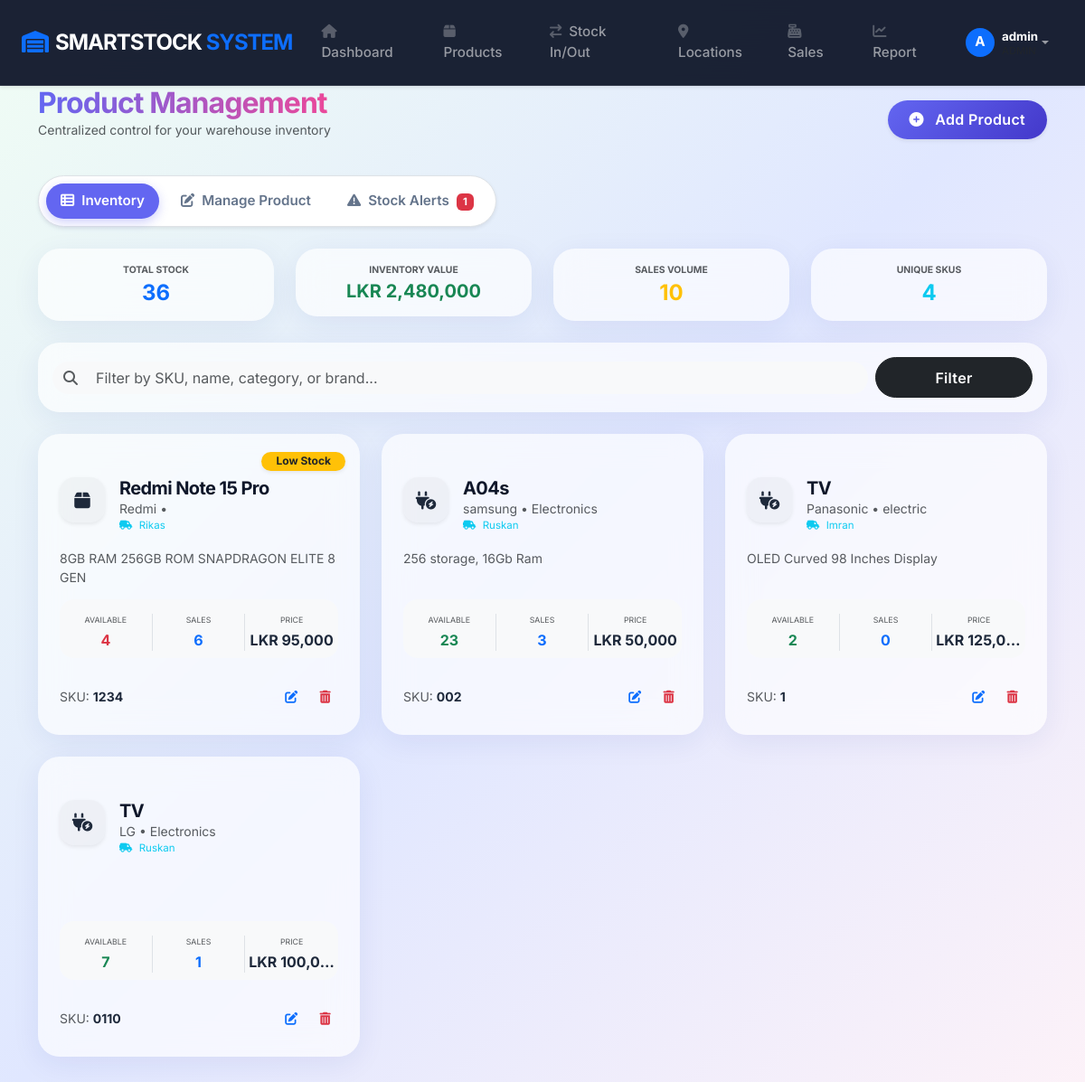
The page /products.php (signed in) on the database its author committed.
### tables this page shows
CREATE TABLE `products` (
  `id` int(11) NOT NULL,
  `sku` varchar(50) DEFAULT NULL,
  `name` varchar(150) NOT NULL,
  `brand` varchar(100) DEFAULT NULL,
  `description` text DEFAULT NULL,
  `purchase_price` decimal(10,2) DEFAULT 0.00,
  `selling_price` decimal(10,2) DEFAULT 0.00,
  `category` varchar(100) DEFAULT NULL,
  `unit_price` decimal(10,2) DEFAULT 0.00,
  `min_stock_level` int(11) DEFAULT 5,
  `supplier_name` varchar(100) DEFAULT NULL,
  `status` enum('Active','Inactive') DEFAULT 'Active',
  `expiry_date` date DEFAULT NULL,
  `created_at` timestamp NOT NULL DEFAULT current_timestamp(),
  `supplier_id` int(11) DEFAULT NULL,
  `image_path` varchar(255) DEFAULT NULL,
  `max_stock_level` int(11) DEFAULT 100,
  `weight` decimal(10,2) DEFAULT NULL,
  `unit` varchar(20) DEFAULT 'pcs'
);

### products.php (the view, shortened to what this page needs)
<?php
$pdo = db();
function getCategoryIcon($category)
{
  $cat = strtolower($category);
  if (strpos($cat, 'electronic') !== false || strpos($cat, 'electric') !== false || strpos($cat, 'hardware') !== false)
    return 'fa-plug-circle-bolt';
  return 'fa-box';
}
try {
  $search = trim($_GET['search'] ?? '');
  $params = [];
  $query = "
        SELECT p.*,
               s.name as supplier_name_linked,
               COALESCE((SELECT SUM(quantity) FROM stock WHERE product_id = p.id), 0) as total_stock,
               COALESCE((SELECT SUM(qty) FROM sales_items WHERE product_id = p.id), 0) as total_sold,
               (SELECT MAX(s.created_at) FROM sales s JOIN sales_items si ON si.sale_id = s.id WHERE si.product_id = p.id) as last_sold
        FROM products p
        LEFT JOIN suppliers s ON p.supplier_id = s.id
    ";
  $query .= " ORDER BY p.id DESC";
  $products_stmt = $pdo->prepare($query);
  $products_stmt->execute($params);
  $products = $products_stmt->fetchAll();
} catch (Exception $e) {
  die('<div class="container mt-5"><div class="alert alert-danger"><h1>System Error</h1><p>' . $e->getMessage() . '</p></div></div>');
}
require_once 'header.php';
?>
<div class="container animate-fade-inpt-4">
  <div class="d-flex justify-content-between align-items-center mb-4">
    <div>
      <h2 class="fw-bold text-gradient mb-0">Product Management</h2>
      <p class="text-muted small">Centralized control for your warehouse inventory</p>
    </div>
    <div class="d-flex gap-2">
      <button class="btn btn-primary rounded-pill shadow-sm" onclick="showTab('manage-tab')">
        <i class="fas fa-plus-circle me-2"></i> Add Product
      </button>
    </div>
  </div>
  <?php
  $totalInventory = array_sum(array_column($products, 'total_stock'));
  $totalValue = 0;
  $lowStockCount = 0;
  foreach ($products as $p) {
    $totalValue += ($p['total_stock'] * $p['selling_price']);
    if ($p['total_stock'] <= $p['min_stock_level'])
      $lowStockCount++;
  }
  $totalUnitsSold = array_sum(array_column($products, 'total_sold'));
  ?>
  <ul class="nav nav-pills mb-4 gap-2 bg-white p-2 rounded-pill shadow-sm d-inline-flex border" id="productTabs"
    role="tablist">
    <li class="nav-item" role="presentation">
      <button class="nav-link active rounded-pill px-4" id="inventory-tab" data-bs-toggle="tab"
        data-bs-target="#inventory-pane" type="button" role="tab">
        <i class="fas fa-table-list me-2"></i>Inventory
      </button>
    </li>
    <li class="nav-item" role="presentation">
      <button class="nav-link rounded-pill px-4" id="manage-tab" data-bs-toggle="tab" data-bs-target="#manage-pane"
        type="button" role="tab">
        <i class="fas fa-edit me-2"></i>Manage Product
      </button>
    </li>
    <li class="nav-item" role="presentation">
      <button class="nav-link rounded-pill px-4" id="alerts-tab" data-bs-toggle="tab" data-bs-target="#alerts-pane"
        type="button" role="tab">
        <i class="fas fa-triangle-exclamation me-2"></i>Stock Alerts
        <span class="badge bg-danger ms-1"><?= $lowStockCount ?></span>
      </button>
    </li>
  </ul>
  <div class="tab-content" id="productTabContent">
    <div class="tab-pane fade show active" id="inventory-pane" role="tabpanel" tabindex="0">
      <div class="row g-4 mb-4">
        <div class="col-md-3">
          <div class="glass-card p-3 border-0 text-center" style="border-top: 5px solid var(--accent-blue) !important;">
            <div class="small text-muted text-uppercase fw-bold mb-1" style="font-size: 0.65rem;">Total Stock</div>
            <div class="h4 fw-bold mb-0 text-primary"><?= number_format($totalInventory) ?></div>
          </div>
        </div>
        <div class="col-md-3">
          <div class="glass-card p-3 border-0 text-center"
            style="border-top: 5px solid var(--accent-emerald) !important;">
            <div class="small text-muted text-uppercase fw-bold mb-1" style="font-size: 0.65rem;">Inventory Value</div>
            <div class="h5 fw-bold mb-0 text-success">LKR <?= number_format($totalValue, 0) ?></div>
          </div>
        </div>
        <div class="col-md-3">
          <div class="glass-card p-3 border-0 text-center"
            style="border-top: 5px solid var(--accent-amber) !important;">
            <div class="small text-muted text-uppercase fw-bold mb-1" style="font-size: 0.65rem;">Sales Volume</div>
            <div class="h4 fw-bold mb-0 text-warning"><?= number_format($totalUnitsSold) ?></div>
          </div>
        </div>
        <div class="col-md-3">
          <div class="glass-card p-3 border-0 text-center"
            style="border-top: 5px solid var(--accent-violet) !important;">
            <div class="small text-muted text-uppercase fw-bold mb-1" style="font-size: 0.65rem;">Unique SKUs</div>
            <div class="h4 fw-bold mb-0 text-info"><?= count($products) ?></div>
          </div>
        </div>
      </div>
      <div class="glass-card p-3 mb-4 border-0">
        <form method="get" class="row g-2 align-items-center">
          <div class="col-md-10 position-relative">
            <i class="fas fa-search position-absolute top-50 start-0 translate-middle-y ms-3 text-muted"></i>
            <input type="text" name="search" class="form-control rounded-pill ps-5 border-0 bg-light"
              placeholder="Filter by SKU, name, category, or brand..." value="<?= htmlspecialchars($search) ?>">
          </div>
          <div class="col-md-2">
            <button type="submit" class="btn btn-dark w-100 rounded-pill">Filter</button>
          </div>
        </form>
      </div>
      <div class="row g-4">
        <?php foreach ($products as $p):
          $stockStatus = '';
          if ($p['total_stock'] <= 0)
            $stockStatus = 'Out of Stock';
          elseif ($p['total_stock'] <= $p['min_stock_level'])
            $stockStatus = 'Low Stock';
          $isExpired = $p['expiry_date'] && strtotime($p['expiry_date']) < time();
          $accents = ['--accent-blue', '--accent-emerald', '--accent-amber', '--accent-violet', '--accent-rose'];
          $accent = $accents[$p['id'] % count($accents)];
          ?>
          <div class="col-xl-4 col-md-6">
            <div class="glass-card h-100 p-0 position-relative overflow-hidden border-0"
              style="border-bottom: 5px solid var(<?= $accent ?>) !important;">
              <div class="position-absolute top-0 end-0 mt-3 me-3 z-1">
                <?php if ($isExpired): ?>
                  <span class="badge bg-danger rounded-pill px-3 shadow-sm">Expired</span>
                <?php elseif ($stockStatus): ?>
                  <span
                    class="badge <?= ($stockStatus == 'Low Stock') ? 'bg-warning text-dark' : 'bg-danger' ?> rounded-pill px-3 shadow-sm"><?= $stockStatus ?></span>
                <?php endif; ?>
              </div>
              <div class="p-4 pt-5">
                <div class="d-flex align-items-start mb-3">
                  <?php if (!empty($p['image_path'])): ?>
                    <div class="product-img-wrapper me-3 shadow-sm rounded-4 overflow-hidden"
                      style="width: 50px; height: 50px; flex-shrink: 0;">
                      <img src="<?= htmlspecialchars($p['image_path']) ?>" alt="<?= htmlspecialchars($p['name']) ?>"
                        class="w-100 h-100 object-fit-cover">
                    </div>
                  <?php else: ?>
                    <div class="avatar-lg rounded-4 d-flex align-items-center justify-content-center me-3 shadow-sm"
                      style="width: 50px; height: 50px; flex-shrink: 0; background: rgba(0,0,0,0.03); color: var(<?= $accent ?>);">
                      <i class="fas <?= getCategoryIcon($p['category'] ?? '') ?> fa-lg"></i>
                    </div>
                  <?php endif; ?>
                  <div class="overflow-hidden">
                    <h5 class="fw-bold mb-0 text-truncate"><?= htmlspecialchars($p['name']) ?></h5>
                    <p class="text-muted small mb-0 text-truncate"><?= htmlspecialchars($p['brand'] ?? '') ?> •
                      <?= htmlspecialchars($p['category'] ?? '') ?>
                    </p>
                    <?php if (!empty($p['supplier_name'])): ?>
                      <p class="text-info mb-0" style="font-size: 0.72rem;"><i class="fas fa-truck-field me-1"></i>
                        <?= htmlspecialchars($p['supplier_name']) ?></p>
                    <?php endif; ?>
                  </div>
                </div>
                <div class="small text-muted mb-4 text-truncate-2"
                  style="height: 40px; overflow: hidden; display: -webkit-box; -webkit-line-clamp: 2; -webkit-box-orient: vertical;">
                  <?= htmlspecialchars($p['description'] ?? 'No additional description for this item.') ?>
                </div>
                <div class="row g-2 mb-4 bg-light rounded-4 ms-0 me-0 py-2">
                  <div class="col-4 text-center border-end">
                    <div class="small text-muted text-uppercase mb-1" style="font-size: 0.55rem;">Available</div>
                    <div class="fw-bold fs-6 <?= ($stockStatus) ? 'text-danger' : 'text-success' ?>">
                      <?= (int) $p['total_stock'] ?>
                    </div>
                  </div>
                  <div class="col-4 text-center border-end">
                    <div class="small text-muted text-uppercase mb-1" style="font-size: 0.55rem;">Sales</div>
                    <div class="fw-bold fs-6 text-primary"><?= (int) $p['total_sold'] ?></div>
                  </div>
                  <div class="col-4 text-center">
                    <div class="small text-muted text-uppercase mb-1" style="font-size: 0.55rem;">Price</div>
                    <div class="fw-bold fs-6 text-truncate">LKR <?= number_format($p['selling_price'], 0) ?></div>
                  </div>
                </div>
                <div class="d-flex justify-content-between align-items-center">
                  <div class="small">
                    <span class="text-muted">SKU:</span> <span
                      class="fw-bold fs-7"><?= htmlspecialchars($p['sku']) ?></span>
                  </div>
                  <div class="d-flex gap-2">
                    <button class="btn btn-sm btn-outline-primary border-0 rounded-circle p-2"
                      onclick='editProduct(<?= json_encode($p) ?>)' title="Edit Product">
                      <i class="fas fa-pen-to-square"></i>
                    </button>
                    <a href="products.php?delete=<?= $p['id'] ?>"
                      class="btn btn-sm btn-outline-danger border-0 rounded-circle p-2"
                      onclick="return confirm('Archive this product?')" title="Archive Product">
                      <i class="fas fa-trash-can"></i>
                    </a>
                  </div>
                </div>
              </div>
            </div>
          </div>
        <?php endforeach; ?>
      </div>
    </div>
  </div>
</div>
<?php require_once 'footer.php'; ?>

### rows shown on the page
products: stockStatus "Low Stock", name "Redmi Note 15 Pro", brand "Redmi", supplier_name "Rikas", description "8GB RAM 256GB ROM SNAPDRAGON ELITE 8 GEN", total_stock "4", total_sold "6", selling_price "95,000", sku "1234"
products: name "A04s", brand "samsung", category "Electronics", supplier_name "Ruskan", description "256 storage, 16Gb Ram", total_stock "23", total_sold "3", selling_price "50,000", sku "002"
products: name "TV", brand "Panasonic", category "electric", supplier_name "Imran", description "OLED Curved 98 Inches Display", total_stock "2", total_sold "0", selling_price "125,0…", sku "1"
products: name "TV", brand "LG", category "Electronics", supplier_name "Ruskan", total_stock "7", total_sold "1", selling_price "100,0…", sku "0110"

### other values the page prints
substr(currentUser(), 0, 1) "A"
currentUser() "admin"
$lowStockCount "1"
$totalInventory "36"
$totalValue "2,480,000"
$totalUnitsSold "10"
count($products) "4"
